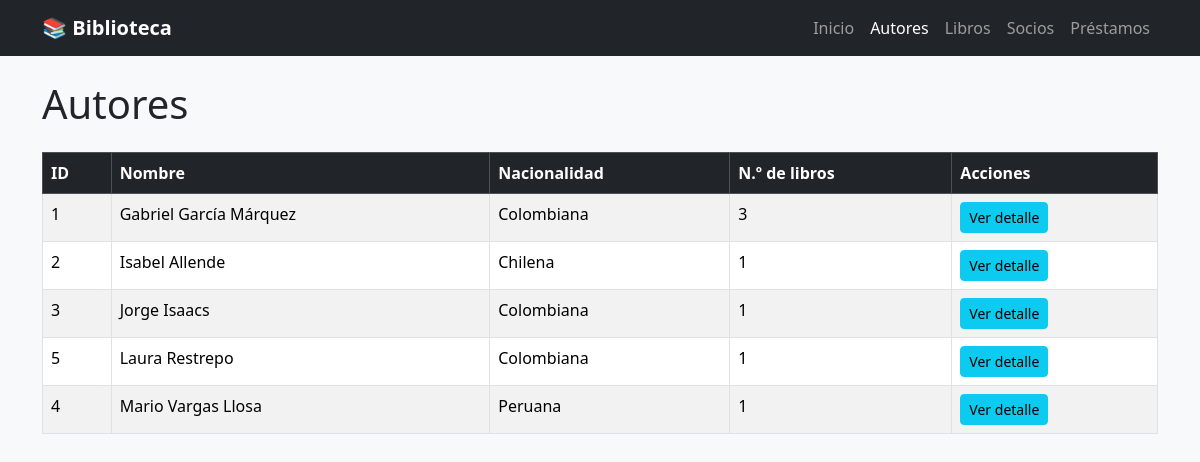
The page /autores/ on the database its author committed.
### gestion/models.py (models this page shows, shortened)
class Autor(models.Model):
    nombre = models.CharField(max_length=100)
    nacionalidad = models.CharField(max_length=50, blank=True)
    class Meta:
        verbose_name_plural = "Autores"

### gestion/views.py (the view)
# urls.py: path('autores/', views.lista_autores, name='lista_autores'),
def lista_autores(request):
    autores = Autor.objects.annotate(num_libros=Count('libros')).order_by('nombre')
    return render(request, 'gestion/autor_list.html', {'autores': autores})

### gestion/templates/gestion/autor_list.html (shortened to what this page needs)
{% extends 'gestion/base.html' %}
{% block content %}
<h1 class="mb-4">Autores</h1>
<table class="table table-striped table-hover table-bordered bg-white">
    <thead class="table-dark">
        <tr>
            <th>ID</th>
            <th>Nombre</th>
            <th>Nacionalidad</th>
            <th>N.º de libros</th>
            <th>Acciones</th>
        </tr>
    </thead>
    <tbody>
        {% for autor in autores %}
        <tr>
            <td>{{ autor.id }}</td>
            <td>{{ autor.nombre }}</td>
            <td>{{ autor.nacionalidad|default:"—" }}</td>
            <td>{{ autor.num_libros }}</td>
            <td><a href="{% url 'detalle_autor' autor.pk %}" class="btn btn-info btn-sm">Ver detalle</a></td>
        </tr>
        {% empty %}
        <tr><td colspan="5" class="text-center">No hay autores registrados.</td></tr>
        {% endfor %}
    </tbody>
</table>
{% endblock %}

### rows shown on the page
Autor: id "1", nombre "Gabriel García Márquez", nacionalidad "Colombiana", num_libros "3"
Autor: id "2", nombre "Isabel Allende", nacionalidad "Chilena", num_libros "1"
Autor: id "3", nombre "Jorge Isaacs", nacionalidad "Colombiana", num_libros "1"
Autor: id "5", nombre "Laura Restrepo", nacionalidad "Colombiana", num_libros "1"
Autor: id "4", nombre "Mario Vargas Llosa", nacionalidad "Peruana", num_libros "1"
